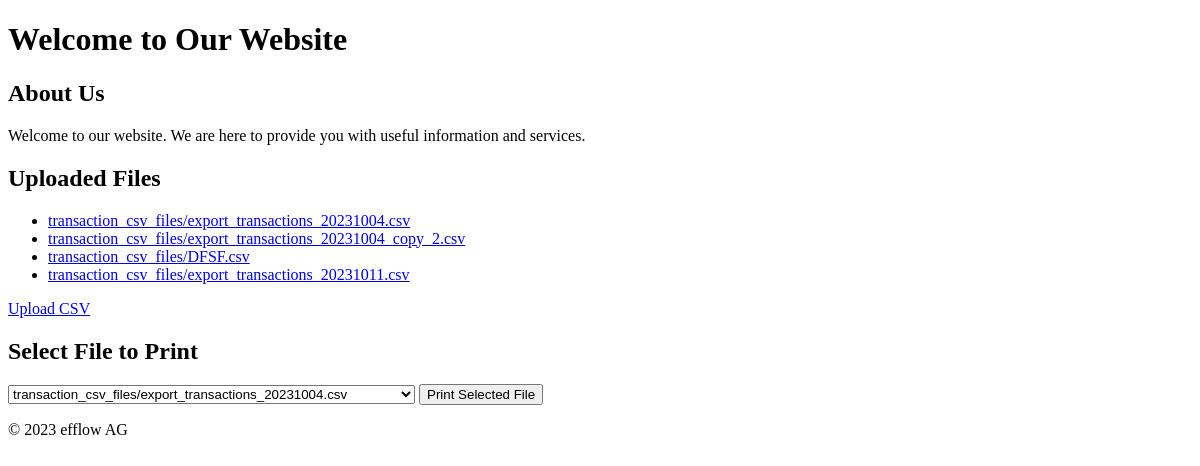
The app's page /, older data.
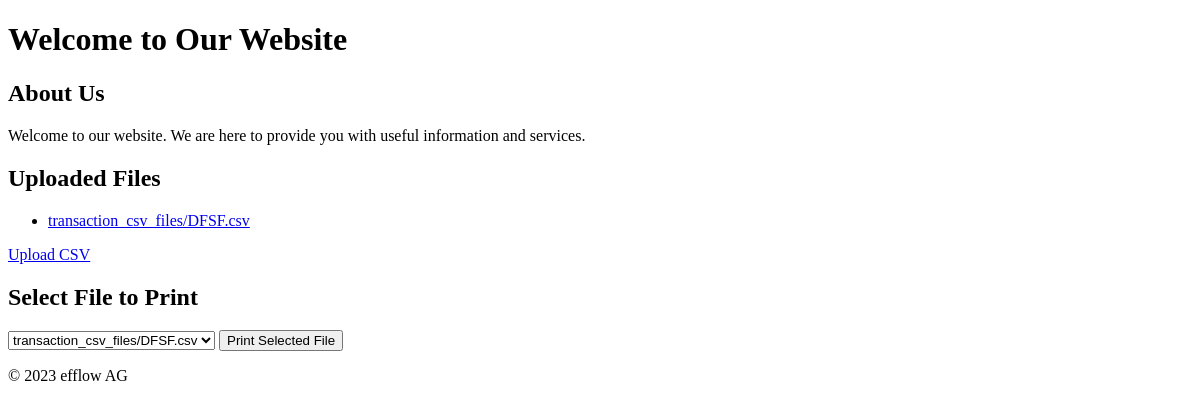
The same page, newer data.
### accounting/models.py (models this page shows, shortened)
class TransactionCSV(models.Model):
    file = models.FileField(upload_to='transaction_csv_files/')  # Field for the uploaded CSV file
    uploaded_at = models.DateTimeField(auto_now_add=True)  # Field for the timestamp when the file was uploaded

### accounting/views.py (the view)
# urls.py: path('', views.landing_page, name='landing_page'),
def landing_page(request):
    uploaded_files = TransactionCSV.objects.all()
    context = {
        'uploaded_files': uploaded_files,
    }
    return render(request, 'accounting/landing_page.html', context)

### accounting/templates/accounting/landing_page.html (shortened to what this page needs)
<!DOCTYPE html>
<html lang="en">
<head>
</head>
<body>
    <header>
        <h1>Welcome to Our Website</h1>
    </header>
    <main>
        <section>
            <h2>About Us</h2>
            <p>Welcome to our website. We are here to provide you with useful information and services.</p>
        </section>
        <section>
            <h2>Uploaded Files</h2>
            <ul>
                {% for file in uploaded_files %}
                    <li><a href="{% url 'print_data' file.id %}">{{ file.file.name }}</a></li>
                {% empty %}
                    <li>No files have been uploaded yet.</li>
                {% endfor %}
            </ul>
        </section>
        <section>
            <a href="{% url 'upload_csv' %}" class="btn btn-primary">Upload CSV</a>
        </section>
        <section>
            <h2>Select File to Print</h2>
            <form method="post" enctype="multipart/form-data" action="{% url 'print_data' file_id=1 %}">
                <select id="fileSelect" name="file_id">
                    {% for file in uploaded_files %}
                        <option value="{{ file.id }}">{{ file.file.name }}</option>
                    {% endfor %}
                </select>
                <button id="printButton" type="submit">Print Selected File</button>
            </form>
        </section>
    </main>
    <footer>
        <p>&copy; 2023 efflow AG</p>
    </footer>
</body>
</html>

Row changes from the older to the newer data that the page shows:
removed TransactionCSV: file.name "transaction_csv_files/export_transactions_20231004.csv"
removed TransactionCSV: file.name "transaction_csv_files/export_transactions_20231004_copy_2.csv"
removed TransactionCSV: file.name "transaction_csv_files/export_transactions_20231011.csv"
Text that changed along with them:
form field file_id: "transaction_csv_files/export_transactions_20231004.csv" → "transaction_csv_files/DFSF.csv"
